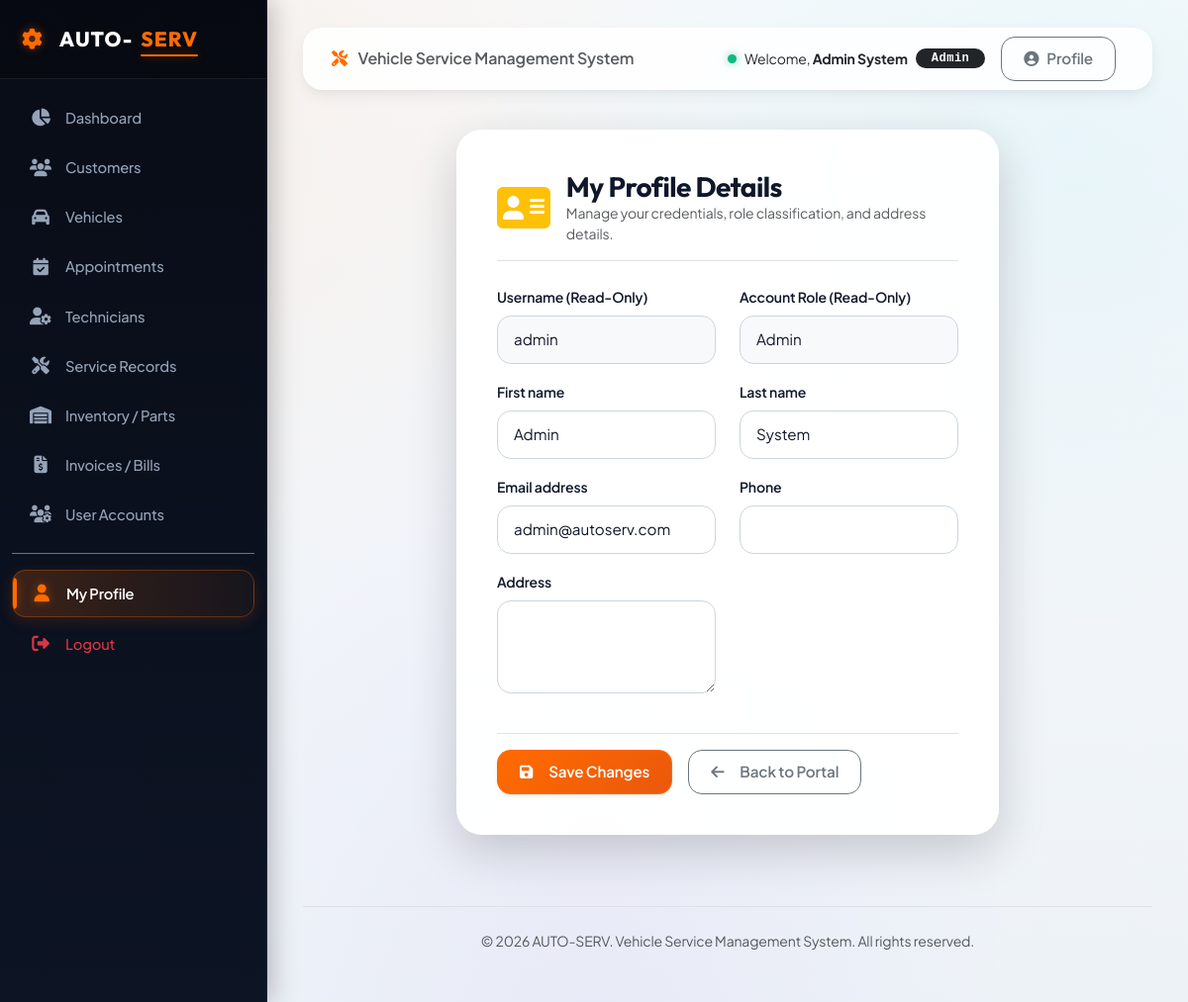
The page /accounts/profile/ (signed in) on the database its author committed.
### accounts/models.py (models this page shows, shortened)
class User(AbstractUser):
    ROLE_CHOICES = (
        ('admin', 'Admin'),
        ('customer', 'Customer'),
        ('technician', 'Technician'),
        ('service_advisor', 'Service Advisor'),
    )
    role = models.CharField(max_length=20, choices=ROLE_CHOICES, default='customer')
    phone = models.CharField(max_length=15, blank=True, null=True)
    address = models.TextField(blank=True, null=True)

### accounts/views.py (the view)
# urls.py: path('profile/', views.profile, name='profile'),
@login_required
def profile(request):
    user = request.user
    if request.method == 'POST':
        form = UserProfileForm(request.POST, instance=user)
        if form.is_valid():
            form.save()
            if user.role == 'customer':
                try:
                    customer = user.customer
                    customer.customer_name = f"{user.first_name} {user.last_name}"
                    customer.phone = user.phone or ''
                    customer.email = user.email or ''
                    customer.address = user.address or ''
                    customer.save()
                except Customer.DoesNotExist:
                    pass
            elif user.role == 'technician':
                try:
                    tech = user.technician
                    tech.name = f"{user.first_name} {user.last_name}"
                    tech.phone = user.phone or ''
                    tech.save()
                except Exception:
                    pass
            messages.success(request, "Profile updated successfully.")
            return redirect('accounts:profile')
    else:
        form = UserProfileForm(instance=user)
    return render(request, 'accounts/profile.html', {'form': form})

### accounts/forms.py
class UserProfileForm(forms.ModelForm):
    class Meta:
        model = User
        fields = ['first_name', 'last_name', 'email', 'phone', 'address']
        widgets = {
            'first_name': forms.TextInput(attrs={'class': 'form-control'}),
            'last_name': forms.TextInput(attrs={'class': 'form-control'}),
            'email': forms.EmailInput(attrs={'class': 'form-control'}),
            'phone': forms.TextInput(attrs={'class': 'form-control'}),
            'address': forms.Textarea(attrs={'class': 'form-control', 'rows': 3}),
        }

### templates/accounts/profile.html (shortened to what this page needs)
{% extends 'base.html' %}
{% block content %}
<div class="row justify-content-center">
    <div class="col-md-8">
        <div class="form-card shadow-lg">
            <div class="d-flex align-items-center gap-3 mb-4 pb-3 border-bottom">
                <i class="fa-solid fa-address-card fa-3x text-warning"></i>
                <div>
                    <h3 class="fw-bold mb-0">My Profile Details</h3>
                    <p class="text-muted small mb-0">Manage your credentials, role classification, and address details.</p>
                </div>
            </div>
            <form method="post">
                <div class="row">
                    <div class="col-md-6 mb-3">
                        <label class="form-label fw-semibold small">Username (Read-Only)</label>
                        <input type="text" class="form-control bg-light" value="{{ user.username }}" readonly>
                    </div>
                    <div class="col-md-6 mb-3">
                        <label class="form-label fw-semibold small">Account Role (Read-Only)</label>
                        <input type="text" class="form-control bg-light text-capitalize" value="{{ user.get_role_display }}" readonly>
                    </div>
                </div>
                <div class="row">
                    {% for field in form %}
                    <div class="col-md-6 mb-3">
                        <label for="{{ field.id_for_label }}" class="form-label fw-semibold small">{{ field.label }}</label>
                        {{ field }}
                    </div>
                    {% endfor %}
                </div>
                <div class="mt-4 pt-3 border-top d-flex gap-3">
                    <button type="submit" class="btn btn-primary shadow-sm">
                        <i class="fa-solid fa-floppy-disk me-2"></i>Save Changes
                    </button>
                    <a href="{% url 'accounts:login_redirect' %}" class="btn btn-outline-secondary">
                        <i class="fa-solid fa-arrow-left me-2"></i>Back to Portal
                    </a>
                </div>
            </form>
        </div>
    </div>
</div>
{% endblock %}

### templates/navbar.html (shortened to what this page needs)
<nav class="navbar navbar-expand-lg main-navbar py-2 px-3 mb-3 no-print">
    <div class="container-fluid">
        {% if not user.is_authenticated %}
        <a class="navbar-brand text-dark fw-bold d-flex align-items-center" href="/">
            <i class="fa-solid fa-gear me-2 brand-gear fs-4"></i>AUTO-<span style="color:var(--primary-color);">SERV</span>
        </a>
        {% else %}
        <span class="navbar-brand text-muted fs-6 d-none d-md-inline fw-semibold">
            <i class="fa-solid fa-screwdriver-wrench me-2" style="color:var(--primary-color);"></i> Vehicle Service Management System
        </span>
        {% endif %}
        <div class="ms-auto d-flex align-items-center">
            {% if user.is_authenticated %}
            <div class="text-dark me-3 d-none d-sm-flex align-items-center">
                <span class="status-dot dot-active me-2"></span>
                <span class="small me-2">Welcome, <strong class="text-dark">{{ user.first_name|default:user.username }} {{ user.last_name }}</strong></span>
                <span class="badge bg-dark rounded-pill px-3 py-1 font-monospace" style="letter-spacing: 0.5px;">{{ user.get_role_display }}</span>
            </div>
            <a href="{% url 'accounts:profile' %}" class="btn btn-sm btn-outline-secondary me-2">
                <i class="fa-solid fa-user-circle"></i> Profile
            </a>
            {% endif %}
        </div>
    </div>
</nav>

### static/css/style.css (style rules this page uses)
:root { --primary-color: #ff6b00; --primary-hover: #ea580c; --primary-dark: #c2410c; --primary-light: #fff7ed; --primary-glow: rgba(255, 107, 0, 0.45); --secondary-color: #0b0f19; --sidebar-bg: #090d16; --sidebar-hover: #161f33; --sidebar-active: #1e293b; --sidebar-border: rgba(255, 255, 255, 0.08); --cyan-accent: #06b6d4; --cyan-glow: rgba(6, 182, 212, 0.4); --purple-accent: #8b5cf6; --emerald-accent: #10b981; --amber-accent: #f59e0b; --danger-accent: #ef4444; --bg-base: #f1f5f9; --bg-surface: #ffffff; --card-bg: #ffffff; --card-hover-bg: #ffffff; --card-border: rgba(226, 232, 240, 0.85); --text-primary: #0f172a; --text-secondary: #475569; --text-muted: #64748b; --text-light: #f8fafc; --radius-sm: 8px; --radius-md: 14px; --radius-lg: 20px; --radius-xl: 26px; --radius-full: 9999px; --transition-fast: all 0.2s cubic-bezier(0.4, 0, 0.2, 1); --transition: all 0.35s cubic-bezier(0.16, 1, 0.3, 1); --transition-bounce: all 0.45s cubic-bezier(0.34, 1.56, 0.64, 1); --shadow-sm: 0 2px 4px rgba(15, 23, 42, 0.04), 0 1px 2px rgba(15, 23, 42, 0.06); --shadow-md: 0 6px 16px -2px rgba(15, 23, 42, 0.08), 0 3px 6px -2px rgba(15, 23, 42, 0.04); --shadow-lg: 0 18px 30px -4px rgba(15, 23, 42, 0.1), 0 8px 12px -4px rgba(15, 23, 42, 0.06); --shadow-xl: 0 25px 50px -12px rgba(15, 23, 42, 0.2); --shadow-glow: 0 0 25px var(--primary-glow); --shadow-cyan-glow: 0 0 25px var(--cyan-glow); }
* { box-sizing: border-box; }
body { font-family: 'Plus Jakarta Sans', sans-serif; background-color: var(--bg-base); background-image: radial-gradient(at 10% 10%, rgba(255, 107, 0, 0.07) 0px, transparent 40%), radial-gradient(at 90% 15%, rgba(6, 182, 212, 0.06) 0px, transparent 40%), radial-gradient(at 50% 90%, rgba(139, 92, 246, 0.05) 0px, transparent 50%), linear-gradient(180deg, #f8fafc 0%, #edf2f7 100%); background-attachment: fixed; color: var(--text-primary); min-height: 100vh; overflow-x: hidden; letter-spacing: -0.01em; }
h1, h2, h3, h4, h5, h6, .brand-title, .nav-brand { font-family: 'Outfit', sans-serif; font-weight: 700; letter-spacing: -0.02em; color: var(--text-primary); }
.main-navbar { background: rgba(255, 255, 255, 0.85); backdrop-filter: blur(14px); -webkit-backdrop-filter: blur(14px); border: 1px solid rgba(255, 255, 255, 0.6); border-radius: var(--radius-lg) !important; box-shadow: var(--shadow-md); transition: var(--transition); }
.btn { border-radius: var(--radius-md); padding: 10px 22px; font-weight: 600; font-size: 0.95rem; display: inline-flex; align-items: center; justify-content: center; gap: 8px; letter-spacing: -0.01em; transition: var(--transition-bounce); position: relative; overflow: hidden; }
.btn-primary { background: linear-gradient(135deg, #ff6b00 0%, #ea580c 100%); border: 1px solid rgba(255, 107, 0, 0.8); color: #ffffff; box-shadow: 0 4px 14px rgba(255, 107, 0, 0.3); }
.btn-primary::after { content: ''; position: absolute; top: -50%; left: -50%; width: 200%; height: 200%; background: linear-gradient( 60deg, rgba(255, 255, 255, 0) 0%, rgba(255, 255, 255, 0.25) 50%, rgba(255, 255, 255, 0) 100% ); transform: rotate(30deg) translateX(-100%); transition: transform 0.6s ease; }
.status-dot { display: inline-block; width: 9px; height: 9px; border-radius: 50%; margin-right: 6px; }
.dot-active { background-color: var(--emerald-accent); box-shadow: 0 0 8px rgba(16, 185, 129, 0.6); }
.form-card { background: rgba(255, 255, 255, 0.95); backdrop-filter: blur(16px); -webkit-backdrop-filter: blur(16px); border-radius: var(--radius-xl); border: 1px solid rgba(255, 255, 255, 0.8); box-shadow: var(--shadow-xl); padding: 40px; transition: var(--transition); }
.form-control, .form-select { border-radius: var(--radius-md); border: 1.5px solid #cbd5e1; padding: 12px 16px; font-size: 0.95rem; transition: var(--transition); background-color: #ffffff; color: var(--text-primary); }

### rows shown on the page
User: first_name "Admin", last_name "System", role "Admin", username "admin", form "Admin" "System" "admin@autoserv.com"

### other values the page prints
{{ field.label }} "First name" "Last name" "Email address" "Phone" "Address"
